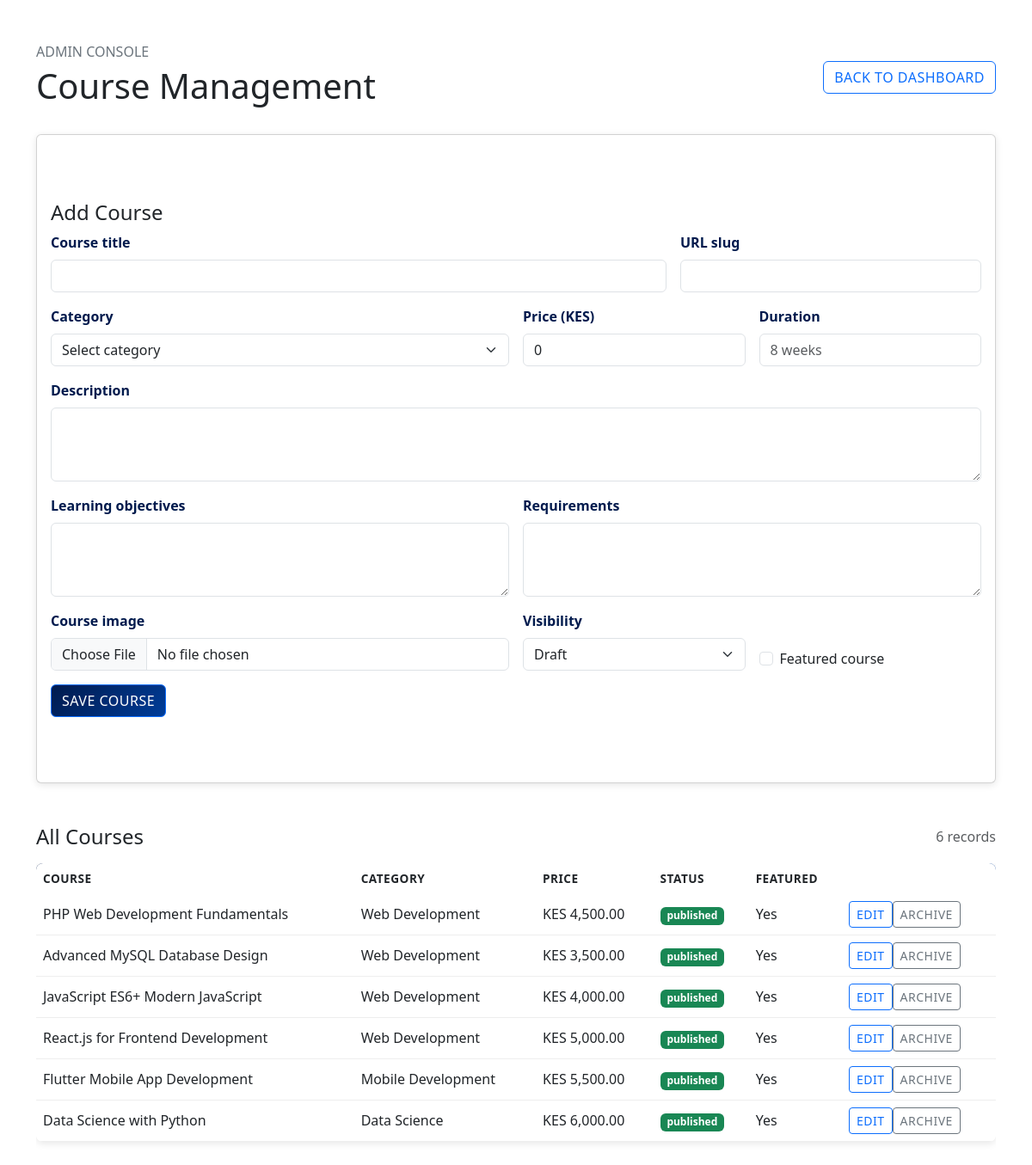
The page /admin/courses.php (signed in) on the database its author committed.
### tables this page shows
CREATE TABLE courses (
    id INT PRIMARY KEY AUTO_INCREMENT,
    title VARCHAR(255) NOT NULL,
    slug VARCHAR(255) NOT NULL UNIQUE,
    description LONGTEXT,
    objectives LONGTEXT,
    requirements LONGTEXT,
    category_id INT NOT NULL,
    price DECIMAL(10, 2) DEFAULT 0,
    duration VARCHAR(100),
    image VARCHAR(255),
    status ENUM('published', 'draft', 'archived') DEFAULT 'draft',
    is_featured BOOLEAN DEFAULT FALSE,
    created_at TIMESTAMP DEFAULT CURRENT_TIMESTAMP,
    updated_at TIMESTAMP DEFAULT CURRENT_TIMESTAMP ON UPDATE CURRENT_TIMESTAMP,
    FOREIGN KEY (category_id) REFERENCES categories(id) ON DELETE CASCADE,
    INDEX idx_slug (slug),
    INDEX idx_category_id (category_id),
    INDEX idx_status (status),
    INDEX idx_featured (is_featured)
);

CREATE TABLE categories (
    id INT PRIMARY KEY AUTO_INCREMENT,
    name VARCHAR(255) NOT NULL UNIQUE,
    slug VARCHAR(255) NOT NULL UNIQUE,
    created_at TIMESTAMP DEFAULT CURRENT_TIMESTAMP,
    updated_at TIMESTAMP DEFAULT CURRENT_TIMESTAMP ON UPDATE CURRENT_TIMESTAMP
);

### includes/helpers.php (called while the page is built, shortened)
<?php
require_once __DIR__ . '/db.php';
function h($text) {
    return htmlspecialchars($text, ENT_QUOTES, 'UTF-8');
}
function getCategories() {
    $db = Database::getInstance();
    return $db->getAll(
        "SELECT * FROM categories ORDER BY name ASC"
    );
}
function getParam($key, $default = null, $filter = FILTER_SANITIZE_STRING) {
    return $default;
}
?>

### includes/db.php (called while the page is built, shortened)
<?php
class Database {
    private $pdo;
    private static $instance = null;
    private function __construct() {
        try {
            $dsn = "mysql:host=" . DB_HOST . ";dbname=" . DB_NAME . ";charset=utf8mb4";
            $this->pdo = new PDO($dsn, DB_USER, DB_PASS, [
                PDO::ATTR_ERRMODE => PDO::ERRMODE_EXCEPTION,
                PDO::ATTR_DEFAULT_FETCH_MODE => PDO::FETCH_ASSOC,
                PDO::ATTR_EMULATE_PREPARES => false,
            ]);
        } catch (PDOException $e) {
            if (DEBUG_MODE) {
                die("Database connection failed: " . $e->getMessage());
            } else {
                die("Unable to connect to the database. Please try again later.");
            }
        }
    }
    public static function getInstance() {
        if (self::$instance === null) {
            self::$instance = new self();
        }
        return self::$instance;
    }
    public function query($sql, $params = []) {
        try {
            $stmt = $this->pdo->prepare($sql);
            $stmt->execute($params);
            return $stmt;
        } catch (PDOException $e) {
            if (DEBUG_MODE && LOG_ERRORS) {
                error_log("Database query error: " . $e->getMessage());
            }
            throw $e;
        }
    }
    public function getAll($sql, $params = []) {
        $stmt = $this->query($sql, $params);
        return $stmt->fetchAll();
    }
}
?>

### admin/courses.php (the view, shortened to what this page needs)
<?php
require_once __DIR__ . '/../includes/auth.php';
require_once __DIR__ . '/../includes/helpers.php';
$db = Database::getInstance();
$editId = getParam('edit', null, FILTER_VALIDATE_INT);
$course = $editId ? $db->getRow('SELECT * FROM courses WHERE id = ?', [$editId]) : null;
$courses = $db->getAll('SELECT c.*, cat.name AS category_name FROM courses c JOIN categories cat ON cat.id = c.category_id ORDER BY c.created_at DESC');
?><!doctype html><html lang="en"><head><meta charset="utf-8"><meta name="viewport" content="width=device-width,initial-scale=1"><title>Course Management | ICTECH</title><link rel="stylesheet" href="../assets/css/style.css?v=20260902"><link href="https://cdn.jsdelivr.net/npm/bootstrap@5.3.0/dist/css/bootstrap.min.css" rel="stylesheet"></head><body><main class="container py-5"><div class="d-flex justify-content-between align-items-center mb-4"><div><p class="text-secondary mb-1">ADMIN CONSOLE</p><h1>Course Management</h1></div><a href="index.php" class="btn btn-outline-primary">Back to Dashboard</a></div><?php if (getParam('saved')): ?><div class="alert alert-success">Course changes saved.</div><?php endif; ?><?php foreach ($errors as $error): ?><div class="alert alert-danger"><?php echo h($error); ?></div><?php endforeach; ?><section class="card mb-5"><div class="card-body"><h2 class="h4"><?php echo $course ? 'Edit Course' : 'Add Course'; ?></h2><form method="post" enctype="multipart/form-data" class="row g-3"><input type="hidden" name="csrf_token" value="<?php echo h(Auth::generateCSRFToken()); ?>"><input type="hidden" name="course_id" value="<?php echo (int) ($course['id'] ?? 0); ?>"><div class="col-md-8"><label class="form-label">Course title</label><input class="form-control" name="title" value="<?php echo h($course['title'] ?? ''); ?>" required></div><div class="col-md-4"><label class="form-label">URL slug</label><input class="form-control" name="slug" value="<?php echo h($course['slug'] ?? ''); ?>" required></div><div class="col-md-6"><label class="form-label">Category</label><select class="form-select" name="category_id" required><option value="">Select category</option><?php foreach ($categories as $category): ?><option value="<?php echo (int) $category['id']; ?>" <?php echo (($course['category_id'] ?? '') == $category['id']) ? 'selected' : ''; ?>><?php echo h($category['name']); ?></option><?php endforeach; ?></select></div><div class="col-md-3"><label class="form-label">Price (KES)</label><input class="form-control" type="number" min="0" step="0.01" name="price" value="<?php echo h($course['price'] ?? '0'); ?>"></div><div class="col-md-3"><label class="form-label">Duration</label><input class="form-control" name="duration" value="<?php echo h($course['duration'] ?? ''); ?>" placeholder="8 weeks"></div><div class="col-12"><label class="form-label">Description</label><textarea class="form-control" name="description" rows="3"><?php echo h($course['description'] ?? ''); ?></textarea></div><div class="col-md-6"><label class="form-label">Learning objectives</label><textarea class="form-control" name="objectives" rows="3"><?php echo h($course['objectives'] ?? ''); ?></textarea></div><div class="col-md-6"><label class="form-label">Requirements</label><textarea class="form-control" name="requirements" rows="3"><?php echo h($course['requirements'] ?? ''); ?></textarea></div><div class="col-md-6"><label class="form-label">Course image</label><input class="form-control" type="file" name="image" accept="image/jpeg,image/png,image/webp"></div><div class="col-md-3"><label class="form-label">Visibility</label><select class="form-select" name="status"><option value="draft" <?php echo (($course['status'] ?? '') === 'draft') ? 'selected' : ''; ?>>Draft</option><option value="published" <?php echo (($course['status'] ?? '') === 'published') ? 'selected' : ''; ?>>Published</option><option value="archived" <?php echo (($course['status'] ?? '') === 'archived') ? 'selected' : ''; ?>>Archived</option></select></div><div class="col-md-3 d-flex align-items-end"><label class="form-check"><input class="form-check-input" type="checkbox" name="is_featured" value="1" <?php echo !empty($course['is_featured']) ? 'checked' : ''; ?>> Featured course</label></div><div class="col-12"><button class="btn btn-primary" name="action" value="save">Save Course</button><?php if ($course): ?><a href="courses.php" class="btn btn-link">Cancel edit</a><?php endif; ?></div></form></div></section><div class="d-flex justify-content-between align-items-center mb-3"><h2 class="h4 mb-0">All Courses</h2><span class="text-muted"><?php echo count($courses); ?> records</span></div><div class="table-responsive"><table class="table align-middle"><thead><tr><th>Course</th><th>Category</th><th>Price</th><th>Status</th><th>Featured</th><th></th></tr></thead><tbody><?php foreach ($courses as $item): ?><tr><td><?php echo h($item['title']); ?></td><td><?php echo h($item['category_name']); ?></td><td>KES <?php echo number_format((float) $item['price'], 2); ?></td><td><span class="badge text-bg-<?php echo $item['status'] === 'published' ? 'success' : ($item['status'] === 'draft' ? 'warning' : 'secondary'); ?>"><?php echo h($item['status']); ?></span></td><td><?php echo $item['is_featured'] ? 'Yes' : 'No'; ?></td><td class="text-nowrap"><a href="courses.php?edit=<?php echo (int) $item['id']; ?>" class="btn btn-sm btn-outline-primary">Edit</a><form method="post" class="d-inline"><input type="hidden" name="csrf_token" value="<?php echo h(Auth::generateCSRFToken()); ?>"><input type="hidden" name="course_id" value="<?php echo (int) $item['id']; ?>"><button name="action" value="archive" class="btn btn-sm btn-outline-secondary">Archive</button></form></td></tr><?php endforeach; ?></tbody></table></div></main></body></html>

### assets/css/style.css (style rules this page uses)
:root { --primary: #001a4d; --secondary: #ff9800; --success: #4caf50; --danger: #f44336; --warning: #ffc107; --info: #2196f3; --light: #f5f5f5; --dark: #333; --gray: #999; --border-radius: 8px; --transition: all 0.3s ease; --shadow: 0 2px 8px rgba(0, 0, 0, 0.1); --shadow-lg: 0 4px 20px rgba(0, 0, 0, 0.15); }
* { margin: 0; padding: 0; box-sizing: border-box; }
html, body { height: 100%; }
body { font-family: 'Segoe UI', Tahoma, Geneva, Verdana, sans-serif; color: var(--dark); line-height: 1.6; background-color: #fafafa; }
h1, h2, h3, h4, h5, h6 { font-weight: 600; color: var(--primary); margin-bottom: 1rem; }
h1 { font-size: 2.5rem; }
h2 { font-size: 2rem; }
p { margin-bottom: 1rem; color: #555; }
a { color: var(--primary); text-decoration: none; transition: var(--transition); }
.btn { border-radius: var(--border-radius); font-weight: 600; padding: 0.75rem 1.5rem; border: none; transition: var(--transition); text-transform: uppercase; font-size: 0.9rem; letter-spacing: 0.5px; }
.btn-primary { background: linear-gradient(135deg, var(--primary) 0%, #003d99 100%); color: white; }
.btn-outline-primary { border: 2px solid var(--primary); color: var(--primary); }
.card { border: none; border-radius: var(--border-radius); box-shadow: var(--shadow); transition: var(--transition); overflow: hidden; height: 100%; }
.card-body { padding: 1.5rem; }
.form-label { font-weight: 600; color: var(--primary); margin-bottom: 0.5rem; }
.form-control { border: 1px solid #ddd; border-radius: var(--border-radius); padding: 0.75rem 1rem; transition: var(--transition); }
.form-control::placeholder { color: #999; }
textarea.form-control { resize: vertical; min-height: 120px; }
.table { background: white; border-radius: var(--border-radius); overflow: hidden; box-shadow: var(--shadow); }
.table thead { background: linear-gradient(135deg, var(--primary) 0%, #003d99 100%); color: white; }
.table th { border: none; padding: 1rem; font-weight: 600; text-transform: uppercase; font-size: 0.85rem; letter-spacing: 0.5px; }
.table td { padding: 1rem; border-color: #eee; vertical-align: middle; }
.badge { padding: 0.5rem 1rem; border-radius: 20px; font-weight: 600; }
section { padding: 60px 0; }
.text-secondary { color: var(--secondary) !important; }
.mb-3 { margin-bottom: 1rem; }
.mb-4 { margin-bottom: 1.5rem; }
.mb-5 { margin-bottom: 2rem; }

### rows shown on the page
courses: title "PHP Web Development Fundamentals", category.name "Web Development", price "4,500.00", status "published", is_featured "Yes"
courses: title "Advanced MySQL Database Design", category.name "Web Development", price "3,500.00", status "published", is_featured "Yes"
courses: title "JavaScript ES6+ Modern JavaScript", category.name "Web Development", price "4,000.00", status "published", is_featured "Yes"
courses: title "React.js for Frontend Development", category.name "Web Development", price "5,000.00", status "published", is_featured "Yes"
courses: title "Flutter Mobile App Development", category.name "Mobile Development", price "5,500.00", status "published", is_featured "Yes"
courses: title "Data Science with Python", category.name "Data Science", price "6,000.00", status "published", is_featured "Yes"

### other values the page prints
count($courses) "6"
